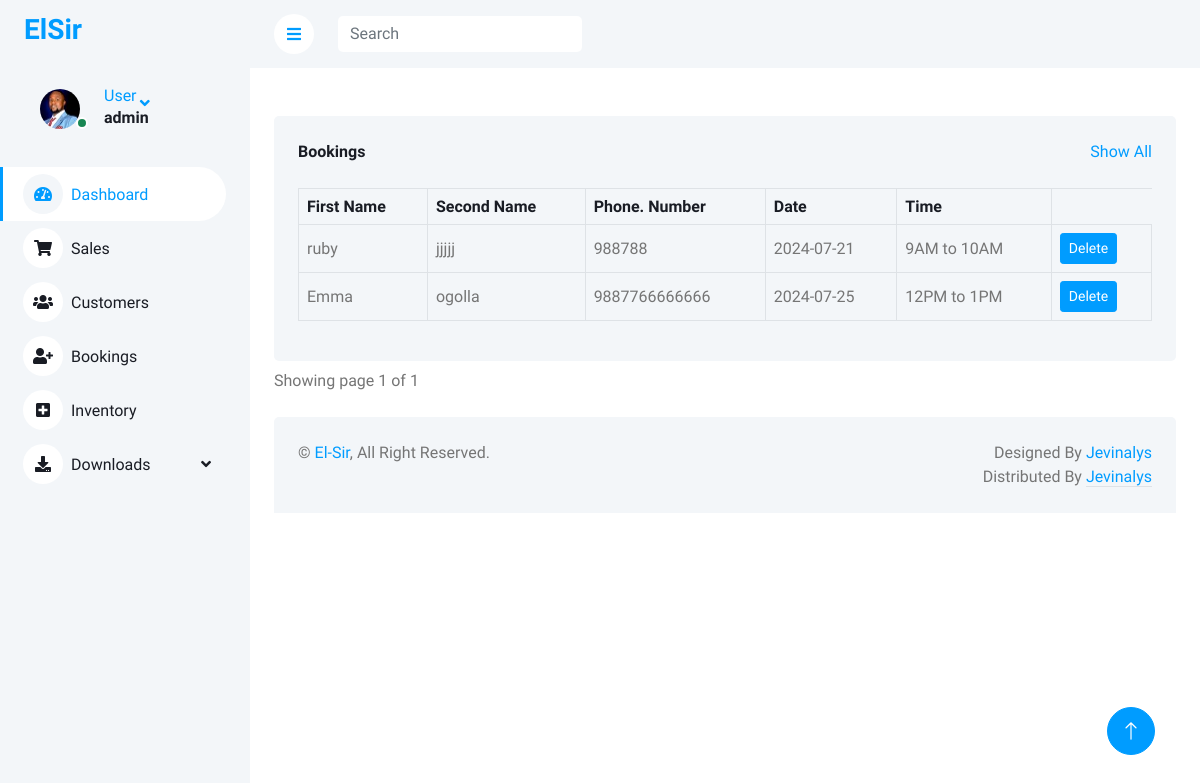
The page /bookings/ (signed in) on the database its author committed.
### elsiruser/models.py (models this page shows, shortened)
class Booking(models.Model):
    first_name = models.CharField(max_length=50, null=False)
    second_name = models.CharField(max_length=50, null=False)
    phone_number = models.IntegerField(null=False)
    book_date = models.CharField(max_length=50)
    book_time= models.CharField(max_length=50, default="", null=False)

### elsiruser/views.py (the view)
# urls.py: path('bookings/',views.bookings, name="bookings"),
@login_required(login_url='login')
def bookings(request):
    book = Booking.objects.all()
    paginator = Paginator(book,8)
    page_number = request.GET.get('page')
    page_obj =Paginator.get_page(paginator, page_number)
    context = {'book':book,'page_obj':page_obj}
    return render(request,'bookings.html',context)

### elsiruser/templates/bookings.html (shortened to what this page needs)
{% extends 'base.html' %}
{% load static %}
{% block content %}
{%include 'sidebar.html' %}
        <div class="content">
            <nav class="navbar navbar-expand bg-light navbar-light sticky-top px-4 py-0">
                <a href="{% url 'dashboard' %}" class="sidebar-toggler flex-shrink-0">
                    <i class="fa fa-bars"></i>
                </a>
                <form class="d-md-flex mt-3 ms-4">
                    <input class="form-control border-0" type="search" placeholder="Search">
                </form>
            </nav>
            <div class="container-fluid pt-4 px-4">
            </div>
            <div class="container-fluid pt-4 px-4">
                <div class="bg-light text-center rounded p-4">
                    <div class="d-flex align-items-center justify-content-between mb-4">
                        <h6 class="mb-0">Bookings</h6>
                        <a href="">Show All</a>
                    </div>
                    <div class="table-responsive">
                    <form action="{% url 'customers' %}" method="post">
                        <table class="table text-start align-middle table-bordered table-hover mb-0">
                            <thead>
                                <tr class="text-dark">
                                    <th scope="col">First Name</th>
                                    <th scope="col">Second Name</th>
                                    <th scope="col">Phone. Number</th>
                                    <th scope="col">Date</th>
                                    <th scope="col">Time</th>
                                </tr>
                            </thead>
                            <tbody>
                            {% for book in page_obj %}
                                <tr>
                                    <td >{{book.first_name}}</td>
                                    <td>{{book.second_name}}</td>
                                    <td>{{book.phone_number}}</td>
                                    <td>{{book.book_date}}</td>
                                    <td>{{book.book_time}}</td>
                                    <td><a class="btn btn-sm btn-primary"href="{% url 'delete_bookings' book.id %}">Delete</a></td>
                                </tr>
                            {% endfor %}
                            </tbody>
                        </table>
                    </form>
                    </div>
                </div>
                <div class="pagination-container pt-2">
                    <div class="row">
                        <div class="col-md-9">
                            Showing page {{page_obj.number}} of {{ page_obj.paginator.num_pages }}
                          </div>
                          <ul class="pagination align-right float-right mr-auto , col-md-3">
                            </ul>
                    </div>
                </div>
            </div>
{% endblock %}

### elsiruser/templates/sidebar.html (shortened to what this page needs)
{% load static %}
<div class="sidebar pe-4 pb-3">
    <nav class="navbar bg-light navbar-light">
        <a href="dashboard.html" class="navbar-brand mx-4 mb-3">
            <h3 class="text-primary"></i>ElSir</h3>
        </a>
        {% if user.is_authenticated %}
            <div class="nav-item dropdown">
                <a href="#" class="nav-link dropdown-toggle" data-bs-toggle="dropdown">
                    <div class="d-flex align-items-center ms-4 mb-4">
                        <div class="position-relative">
                            <img class="rounded-circle me-lg-2" src="{% static 'elsiruser/img/user1.jpg' %}" alt="" style="width: 40px; height: 40px;">
                            <div class="bg-success rounded-circle border border-2 border-white position-absolute end-0 bottom-0 p-1"></div>
                        </div>
                        <div class="ms-3">
                            <span class="d-none d-lg-inline-flex">User</span>
                            <h6>{{user.username}}</h6>
                        </div>
                    </div>
                </a>
            </div>
        {% else %}
            <a href="{%url 'login' %}" class="dropdown-item">LogIn</a>
        {% endif %}
        <div class="navbar-nav w-100">
            <a href="{% url 'dashboard' %}" class="nav-item nav-link active"><i class="fa fa-tachometer-alt me-2"></i>Dashboard</a>
            <a href="{% url 'sales' %}" class="nav-item nav-link"><i class="fa fa-shopping-cart me-2"></i>Sales</a>
            <a href="{% url 'customers' %}" class="nav-item nav-link"><i class="fa fa-users me-2"></i>Customers</a>
            <a href="{% url 'bookings' %}" class="nav-item nav-link"><i class="fa fa-user-plus me-2"></i>Bookings</a>
            <a href="{% url 'Inventory' %}" class="nav-item nav-link"><i class="fa fa-plus-square me-2"></i>Inventory</a>
            <div class="nav-item dropdown">
                <a href="#" class="nav-link dropdown-toggle" data-bs-toggle="dropdown"><i class="fa fa-download me-2"></i>Downloads</a>
            </div>
        </div>
    </nav>
</div>

### static/elsiruser/css/style.css (style rules this page uses)
:root { --primary: #009CFF; --light: #F3F6F9; --dark: #191C24; }
.btn { transition: .5s; }
.btn.btn-primary { color: #FFFFFF; }
.sidebar { position: fixed; top: 0; left: 0; bottom: 0; width: 250px; height: 100vh; overflow-y: auto; background: var(--light); transition: 0.5s; z-index: 999; }
.content { margin-left: 250px; min-height: 100vh; background: #FFFFFF; transition: 0.5s; }
@media (min-width: 992px) { .sidebar { margin-left: 0; } }
@media (min-width: 992px) { .content { width: calc(100% - 250px); } }
.sidebar .navbar .navbar-nav .nav-link { padding: 7px 20px; color: var(--dark); font-weight: 500; border-left: 3px solid var(--light); border-radius: 0 30px 30px 0; outline: none; }
.sidebar .navbar .navbar-nav .nav-link:hover, .sidebar .navbar .navbar-nav .nav-link.active { color: var(--primary); background: #FFFFFF; border-color: var(--primary); }
.sidebar .navbar .navbar-nav .nav-link i { width: 40px; height: 40px; display: inline-flex; align-items: center; justify-content: center; background: #FFFFFF; border-radius: 40px; }
.sidebar .navbar .navbar-nav .nav-link:hover i, .sidebar .navbar .navbar-nav .nav-link.active i { background: var(--light); }
.sidebar .navbar .dropdown-toggle::after { position: absolute; top: 15px; right: 15px; border: none; content: "\f107"; font-family: "Font Awesome 5 Free"; font-weight: 900; transition: .5s; }
.content .navbar .sidebar-toggler, .content .navbar .navbar-nav .nav-link i { width: 40px; height: 40px; display: inline-flex; align-items: center; justify-content: center; background: #FFFFFF; border-radius: 40px; }

### rows shown on the page
Booking: first_name "ruby", second_name "jjjjj", phone_number "988788", book_date "2024-07-21", book_time "9AM to 10AM"
Booking: first_name "Emma", second_name "ogolla", phone_number "9887766666666", book_date "2024-07-25", book_time "12PM to 1PM"

### other values the page prints
{{ user.username }} "admin"
{{ page_obj.number }} "1"
{{ page_obj.paginator.num_pages }} "1"
